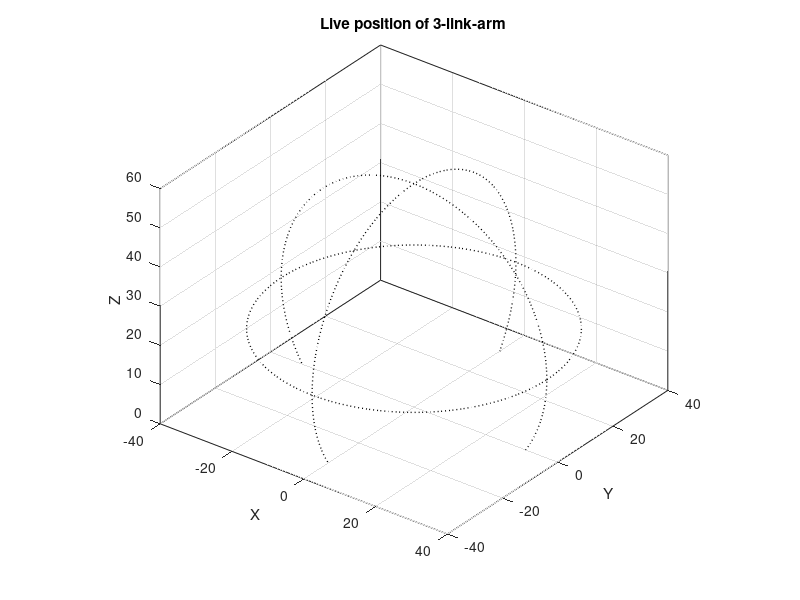

This chart was generated by the following MATLAB code:
% This function sets up the live 3D plot of the arm
function p = initLivePlot()
    % Update global parameters
    linkVal = [20 17 20];%getLinkValues();
    viewAzEl = [37.5,30];%getGlobalvParam();
    
    % Create a circle showing the range of the arm
    theta = 0:pi/50:2*pi;

    % For the xy plane starting at the shoulder
    xyplane.x = (linkVal(1) + linkVal(2)) * cos(theta);
    xyplane.y = (linkVal(1) + linkVal(2)) * sin(theta);
    xyplane.z = ones(1,numel(xyplane.x)) * linkVal(1);

    % For the xz plane starting at the shoulder
    xzplane.x = (linkVal(1) + linkVal(2)) * cos(theta);
    xzplane.y = zeros(1,numel(xzplane.x));
    xzplane.z = (linkVal(1) + linkVal(2)) * sin(theta) + linkVal(1);

    % For the yz plane starting at the shoulder
    yzplane.x = zeros(1,numel(xzplane.x));
    yzplane.y = (linkVal(1) + linkVal(2)) * cos(theta);
    yzplane.z = (linkVal(1) + linkVal(2)) * sin(theta) + linkVal(1);
    
    prop_name(1) = {'LineWidth'};
    prop_name(2) = {'Color'};
    prop_name(3) = {'LineStyle'};
    
    % Three links of arm
    prop_values(1,1) = {3};
    prop_values(1,2) = {'b'};
    prop_values(1,3) = {'-'};
    prop_values(2,1) = {3};
    prop_values(2,2) = {'r'};
    prop_values(2,3) = {'-'};
    prop_values(3,1) = {3};
    prop_values(3,2) = {'c'};
    prop_values(3,3) = {'-'};
    
    % 'Shadow' links 
    prop_values(4,1) = {1};
    prop_values(4,2) = {'k'};
    prop_values(4,3) = {'-'};
    prop_values(5,1) = {1};
    prop_values(5,2) = {'k'};
    prop_values(5,3) = {'-'};
    
    % Circles of range
    prop_values(6,1) = {1};
    prop_values(6,2) = {'k'};
    prop_values(6,3) = {':'};
    prop_values(7,1) = {1};
    prop_values(7,2) = {'k'};
    prop_values(7,3) = {':'};
    prop_values(8,1) = {1};
    prop_values(8,2) = {'k'};
    prop_values(8,3) = {':'};
    
    % Plot the links
    p = plot3(0,0,0, ...
              0,0,0, ...
              0,0,0, ...
              0,0,0, ...
              0,0,0, ...
              xyplane.x, xyplane.y, xyplane.z, ...
              xzplane.x, xzplane.y, xzplane.z, ...
              yzplane.x, yzplane.y, yzplane.z);
    
    set(p,prop_name,prop_values);
    drawnow();
    
    % Hold on to objects in the axes
    hold on;
    %annotation('arrow',xF,yF, zF);
    quiver3(0,0,0,0,0,0, 'LineWidth',2);
    % Lock aspect ratios equal
    axis equal;
    % Put a box around axes
    box on;
    % Put gridlines on the figure
    grid on;
    % Set axes limits
    axis([-40 40 -40 40 0 60]);
    % Add title and axes to the figure
    xlabel('X'); ylabel('Y'); zlabel('Z');
    title({'Live position of 3-link-arm'});
    view(viewAzEl(1),viewAzEl(2));
end